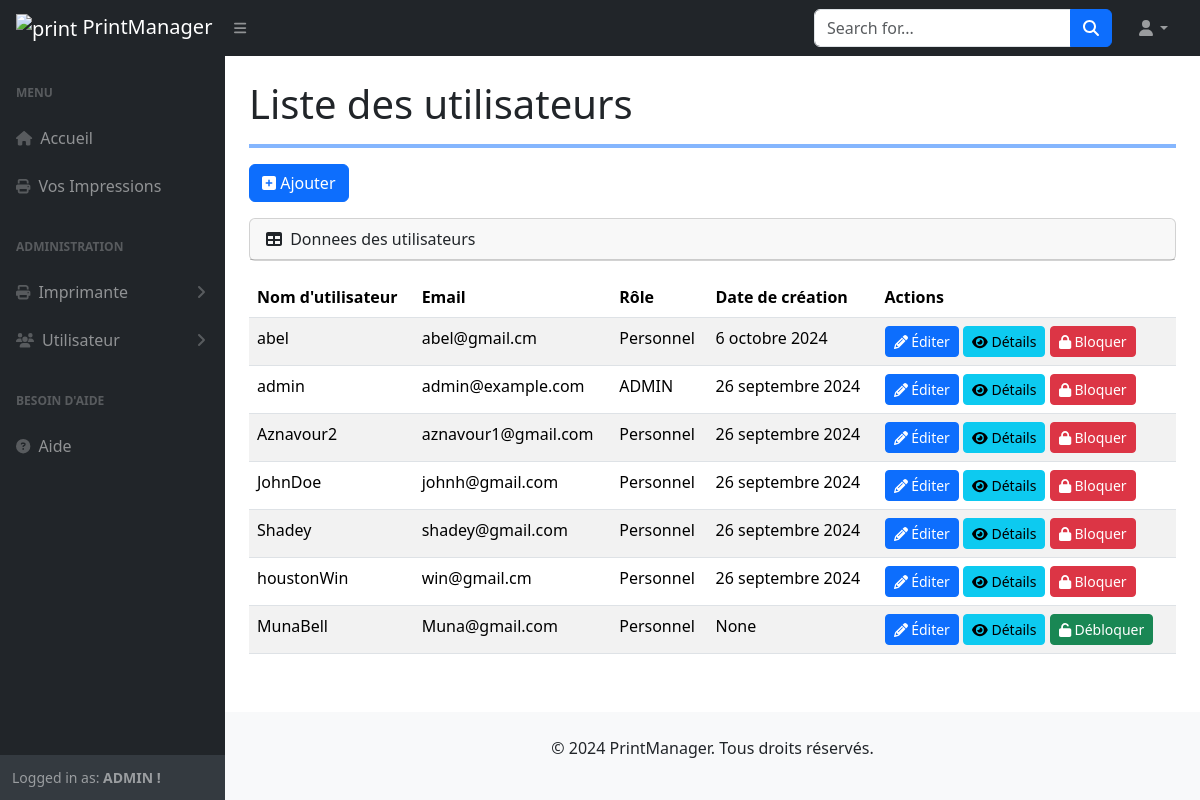
Page /users/ (signed in) on the committed database.
### printers/models.py (models this page shows, shortened)
class CustomUser(AbstractUser):
    ADMIN = 'ADMIN'
    PERSONNEL = 'Personnel'
    MALE = 'M'
    FEMALE = 'F'
    ROLE_CHOICES = (
        (ADMIN, 'ADMIN'),
        (PERSONNEL, 'Personnel'),
    )
    SEX_CHOICES = (
        (MALE, 'Masculin'),
        (FEMALE, 'Feminin'),
    )
    role = models.CharField(max_length=30, choices=ROLE_CHOICES, verbose_name='Rôle')
    is_blocked = models.BooleanField(default=False, verbose_name="Bloqué")
    sexe = models.CharField(max_length=10, choices=SEX_CHOICES, verbose_name='Sexe')
    slug = models.SlugField(max_length=200, unique=True, blank=True)
    last_updated = models.DateTimeField(auto_now=True)
    created_on = models.DateField(auto_now_add=True, blank=True, null=True)
    class Meta:
        ordering = ['-created_on']
        verbose_name = "Utilisateur"

### printers/views.py (the view)
# urls.py: path('users/', UserListView.as_view(), name='user_list'),
class UserListView(ListView):
    model = CustomUser
    template_name = 'users/user_list.html'  # Le template que tu vas créer
    context_object_name = 'users'  # Nom du contexte utilisé dans le template
    paginate_by = 10  # Paginer si tu as beaucoup d'utilisateurs

### printers/templates/users/user_list.html (shortened to what this page needs)
{% extends 'base.html' %}
{% load static %}
    {% block content %}
    {% include 'layouts/Navbar.html' %}
    <div id="layoutSidenav">
        {% include 'layouts/Sidenav.html' %}
        <div id="layoutSidenav_content">
            <main>
                <div class="container-fluid px-4">
                    <h1 class="mt-4">Liste des utilisateurs</h1>
                        <hr class="border border-primary border-2 opacity-50">
                        <button type="button" class="btn btn-primary mb-3">
                            <i class="fa fa-plus-square" aria-hidden="true"></i>
                            <a href="/create-user" style="color: white; text-decoration: none;">
                                Ajouter
                            </a>
                        </button>
                        <div class="card mb-3">
                            <div class="card-header">
                                <i class="fas fa-table me-1"></i>
                                Donnees  des utilisateurs
                            </div>
                        </div>
                        <table class="table table-striped">
                            <thead>
                                <tr>
                                    <th>Nom d'utilisateur</th>
                                    <th>Email</th>
                                    <th>Rôle</th>
                                    <th>Date de création</th>
                                    <th>Actions</th>
                                </tr>
                            </thead>
                            <tbody>
                                {% for user in users %}
                                    <tr>
                                        <td>{{ user.username }}</td>
                                        <td>{{ user.email }}</td>
                                        <td>{{ user.get_role_display }}</td>
                                        <td>{{ user.created_on }}</td>
                                        <td>
                                            <a href="{% url 'edit_user' user.slug %}" class="btn btn-sm btn-primary">
                                                <i class="fa fa-pencil" aria-hidden="true"></i>
                                                Éditer
                                            </a>
                                            <a href="{% url 'user_details' user.slug %}" class="btn btn-sm btn-info">
                                                <i class="fa fa-eye" aria-hidden="true"></i>
                                                Détails
                                            </a>
                                            {% if user.is_blocked %}
                                                <a href="{% url 'unblock_user' user.slug %}" class="btn btn-sm btn-success">
                                                    <i class="fa fa-unlock" aria-hidden="true"></i> Débloquer
                                                </a>
                                            {% else %}
                                                <a href="{% url 'block_user' user.slug %}" class="btn btn-sm btn-danger">
                                                    <i class="fa fa-lock" aria-hidden="true"></i> Bloquer
                                                </a>
                                            {% endif %}
                                        </td>
                                    </tr>
                                {% empty %}
                                    <tr>
                                        <td colspan="5">Aucun utilisateur trouvé.</td>
                                    </tr>
                                {% endfor %}
                            </tbody>
                        </table>
                </div>
            </main>
            {% include 'layouts/footer.html' %}
        </div>
    </div>
    {% endblock %}

### printers/templates/layouts/Sidenav.html (shortened to what this page needs)
<div id="layoutSidenav_nav">
    <nav class="sb-sidenav accordion sb-sidenav-dark" id="sidenavAccordion">
        <div class="sb-sidenav-menu">
            <div class="nav">
                <div class="sb-sidenav-menu-heading">Menu</div>
                <a class="nav-link" href="/dashboard">
                    <div class="sb-nav-link-icon"><i class="fa fa-home"></i></div>
                    Accueil
                </a>
                <a class="nav-link" href="/print/jobs/">
                    <div class="sb-nav-link-icon">
                        <i class="fa fa-print" aria-hidden="true"></i>
                    </div>
                    Vos Impressions
                </a>
                {% if request.user.role == 'ADMIN' %}
                    <div class="sb-sidenav-menu-heading">ADMINISTRATION</div>
                    <a class="nav-link collapsed" href="#" data-bs-toggle="collapse" data-bs-target="#collapseLayouts" aria-expanded="false" aria-controls="collapseLayouts">
                        <div class="sb-nav-link-icon">
                            <i class="fa fa-print" aria-hidden="true"></i>
                        </div>
                        Imprimante
                        <div class="sb-sidenav-collapse-arrow"><i class="fas fa-angle-down"></i></div>
                    </a>
                    <a class="nav-link collapsed" href="#" data-bs-toggle="collapse" data-bs-target="#collapseLayout" aria-expanded="false" aria-controls="collapseLayouts">
                        <div class="sb-nav-link-icon">
                            <i class="fa fa-users" aria-hidden="true"></i>
                        </div>
                        Utilisateur
                        <div class="sb-sidenav-collapse-arrow"><i class="fas fa-angle-down"></i></div>
                    </a>
                {% endif %}
                <div class="sb-sidenav-menu-heading">Besoin d'aide</div>
                <a class="nav-link" href="#">
                    <div class="sb-nav-link-icon"><i class="fa fa-question-circle"></i></div>
                    Aide
                </a>
            </div>
        </div>
        <div class="sb-sidenav-footer">
            <div class="small">Logged in as:
                {% if user.is_authenticated %}
                <strong>{{ user.role }} !</strong>
                {% else %}
                <strong>
                    {{ user.username }}
                </strong>
                {% endif %}
            </div>
        </div>
    </nav>
</div>

### static/css/Hompage.css (style rules this page uses)
body { font-family: 'Arial', sans-serif; background-color: #f8f9fa; }

### rows in the picture
CustomUser: role "ADMIN", username "admin", email "admin@example.com", created_on "26 septembre 2024", is_blocked False (drawn)
CustomUser: username "abel", email "abel@gmail.cm", role "Personnel", created_on "6 octobre 2024", is_blocked False (drawn)
CustomUser: username "Aznavour2", email "aznavour1@gmail.com", role "Personnel", created_on "26 septembre 2024", is_blocked False (drawn)
CustomUser: username "JohnDoe", email "johnh@gmail.com", role "Personnel", created_on "26 septembre 2024", is_blocked False (drawn)
CustomUser: username "Shadey", email "shadey@gmail.com", role "Personnel", created_on "26 septembre 2024", is_blocked False (drawn)
CustomUser: username "houstonWin", email "win@gmail.cm", role "Personnel", created_on "26 septembre 2024", is_blocked False (drawn)
CustomUser: username "MunaBell", email "Muna@gmail.com", role "Personnel", created_on "None", is_blocked True (drawn)
